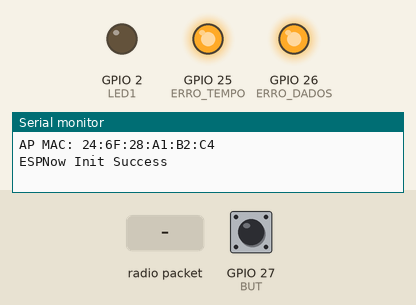
Bench run of a program on a simulated ESP32. Parts: output pins drawn as LEDs (lit = HIGH), the last lines printed to the serial monitor. The test bench sets the inputs (shaded band); at power-on: GPIO 27 (BUT) HIGH.

Above: at 1.2 s.
1.3 s: radio packet "1" arrives
At 2.1 s:
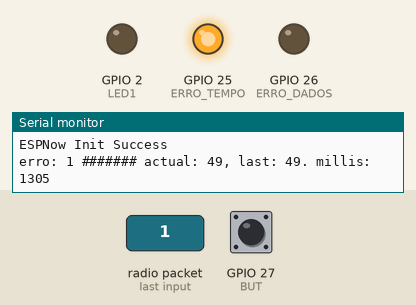
5.4 s: radio packet "2" arrives
At 6.4 s:
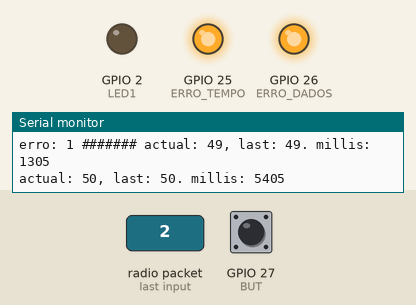
9.5 s: GPIO 27 (BUT) pulled LOW for 1 s
At 11.7 s:
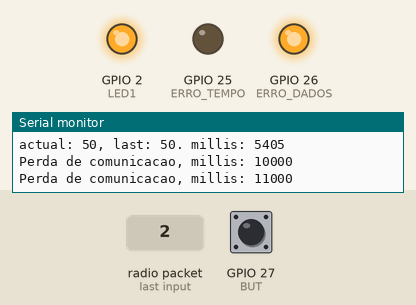
12.5 s: radio packet "0" arrives
At 12.75 s:
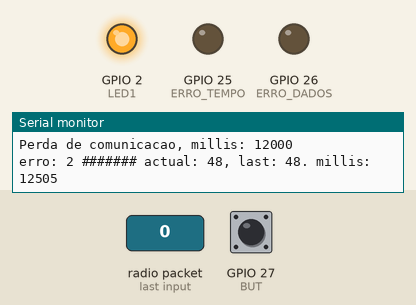
16.6 s: GPIO 27 (BUT) pulled LOW for 3.2 s
At 17.5 s:
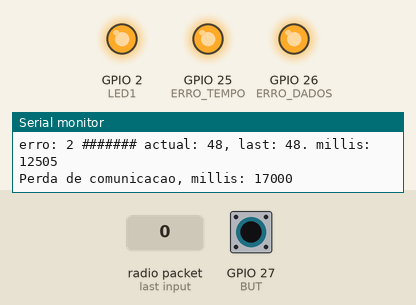
Timing chart, 0 to 19.6 s (numbered marks = the images above; inputs shaded):
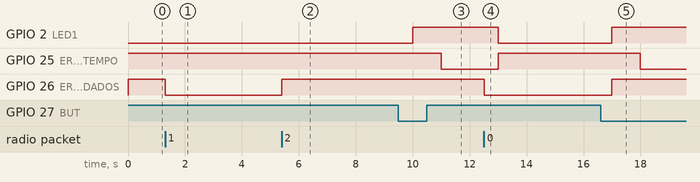

Measured:
- after the input at 1.3 s, GPIO 2 (LED1): stays LOW (without the input it goes to HIGH after 3.7 s); GPIO 25 (ERRO_TEMPO): stays HIGH (without the input it goes to LOW after 3.7 s); GPIO 26 (ERRO_DADOS): HIGH → LOW at once
- after the input at 5.4 s, GPIO 2 (LED1): stays LOW (without the input it goes to HIGH after 0.60 s); GPIO 25 (ERRO_TEMPO): stays HIGH (without the input it goes to LOW after 0.60 s); GPIO 26 (ERRO_DADOS): LOW → HIGH at once
- after the input at 9.5 s, GPIO 25 (ERRO_TEMPO): HIGH → LOW after 1.5 s instead of 0.50 s
- after the input at 12.5 s, GPIO 2 (LED1): HIGH → LOW after 0.50 s; GPIO 25 (ERRO_TEMPO): LOW → HIGH after 0.50 s; GPIO 26 (ERRO_DADOS): HIGH → LOW at once
- after the input at 16.6 s, GPIO 25 (ERRO_TEMPO): HIGH → LOW after 1.4 s instead of 0.40 s; GPIO 26 (ERRO_DADOS): LOW → HIGH after 0.40 s

The program:

main.cpp
```cpp
/**
   ESPNOW - Basic communication - Slave
   Date: 26th September 2017
   Author: Arvind Ravulavaru <https://github.com/arvindr21>
   Purpose: ESPNow Communication between a Master ESP32 and a Slave ESP32
   Description: This sketch consists of the code for the Slave module.
   Resources: (A bit outdated)
   a. https://espressif.com/sites/default/files/documentation/esp-now_user_guide_en.pdf
   b. http://www.esploradores.com/practica-6-conexion-esp-now/

   << This Device Slave >>

   Flow: Master
   Step 1 : ESPNow Init on Master and set it in STA mode
   Step 2 : Start scanning for Slave ESP32 (we have added a prefix of `slave` to the SSID of slave for an easy setup)
   Step 3 : Once found, add Slave as peer
   Step 4 : Register for send callback
   Step 5 : Start Transmitting data from Master to Slave

   Flow: Slave
   Step 1 : ESPNow Init on Slave
   Step 2 : Update the SSID of Slave with a prefix of `slave`
   Step 3 : Set Slave in AP mode
   Step 4 : Register for receive callback and wait for data
   Step 5 : Once data arrives, print it in the serial monitor

   Note: Master and Slave have been defined to easily understand the setup.
         Based on the ESPNOW API, there is no concept of Master and Slave.
         Any devices can act as master or salve.
*/
#include <Arduino.h>

#include <esp_now.h>
#include <WiFi.h>

#define CHANNEL 1

#define LED1 2
#define ERRO_TEMPO 25 //E1
#define ERRO_DADOS 26 //E2
#define BUT 27

#define ATIVA 0
#define RESETA 1

#define TEMPO_BLOQ 4

unsigned long currentMillis;
unsigned long previousMillis;
static unsigned long counter = 0;

// Init ESP Now with fallback
void InitESPNow()
{
    WiFi.disconnect();
    if (esp_now_init() == ESP_OK)
    {
        Serial.println("ESPNow Init Success");
    }
    else
    {
        Serial.println("ESPNow Init Failed");
        // Retry InitESPNow, add a counte and then restart?
        // InitESPNow();
        // or Simply Restart
        ESP.restart();
    }
}

// config AP SSID
void configDeviceAP()
{
    const char *SSID = "Slave_1";
    bool result = WiFi.softAP(SSID, "Slave_1_Password", CHANNEL, 0);
    if (!result)
    {
        Serial.println("AP Config failed.");
    }
    else
    {
        Serial.println("AP Config Success. Broadcasting with AP: " + String(SSID));
    }
}

// callback when data is recv from Master
void OnDataRecv(const uint8_t *mac_addr, const uint8_t *data, int data_len)
{
    char macStr[18];
    unsigned char actual_data = 0;
    static unsigned char last_data = 0;
    static int error = 0;

    actual_data = *data;

    snprintf(macStr, sizeof(macStr), "%02x:%02x:%02x:%02x:%02x:%02x",
             mac_addr[0], mac_addr[1], mac_addr[2], mac_addr[3], mac_addr[4], mac_addr[5]);
    /*
    Serial.print("Last Packet Recv from: ");
    Serial.println(macStr);
    Serial.print("Last Packet Recv Data: ");
    Serial.println(*data);
    Serial.println("");
 */
    if (actual_data != 0)
    {
        //FALHA NO RECEBIMENTO DO PACOTE
        if (actual_data - last_data != 1)
        {
            error++;

            digitalWrite(ERRO_DADOS, ATIVA);
            printf("erro: %d ####### ", error);
            // adicionar millis ao sd  ==== millis();
        }
        //Tudo certo
        else
        {
            digitalWrite(ERRO_DADOS, RESETA);
        }
    }

    last_data = actual_data;
    printf("actual: %d, last: %d. millis: %lu\n", actual_data, last_data, millis());

    counter = 0;
}

void setup()
{
    pinMode(LED1, OUTPUT);
    pinMode(ERRO_TEMPO, OUTPUT);
    pinMode(ERRO_DADOS, OUTPUT);
    pinMode(BUT, INPUT_PULLUP);

    digitalWrite(ERRO_TEMPO, RESETA);
    digitalWrite(ERRO_DADOS, RESETA);

    Serial.begin(115200);
    Serial.println("ESPNow/Basic/Slave Example");
    //Set device in AP mode to begin with
    WiFi.mode(WIFI_AP);
    // configure device AP mode
    configDeviceAP();
    // This is the mac address of the Slave in AP Mode
    Serial.print("AP MAC: ");
    Serial.println(WiFi.softAPmacAddress());
    // Init ESPNow with a fallback logic
    InitESPNow();
    // Once ESPNow is successfully Init, we will register for recv CB to
    // get recv packer info.
    esp_now_register_recv_cb(OnDataRecv);
}

bool test_but = 1;

void loop()
{


    currentMillis = millis();

    if (currentMillis - previousMillis >= 1000)
    {
        previousMillis = currentMillis;

        counter++;

        if (counter > TEMPO_BLOQ)
        {
            Serial.printf("Perda de comunicacao, millis: %lu\n", millis());
            digitalWrite(LED1, HIGH);
            digitalWrite(ERRO_TEMPO, ATIVA);
        }
        else
        {
            digitalWrite(LED1, LOW);
            digitalWrite(ERRO_TEMPO, RESETA);
        }

        if(!digitalRead(BUT))
        {
            if(test_but)
            {
                test_but = 0;
                digitalWrite(LED1, HIGH);
                digitalWrite(ERRO_TEMPO, RESETA);
                digitalWrite(ERRO_DADOS, RESETA);
            }
        }
        else test_but = 1;
    }
}
```
